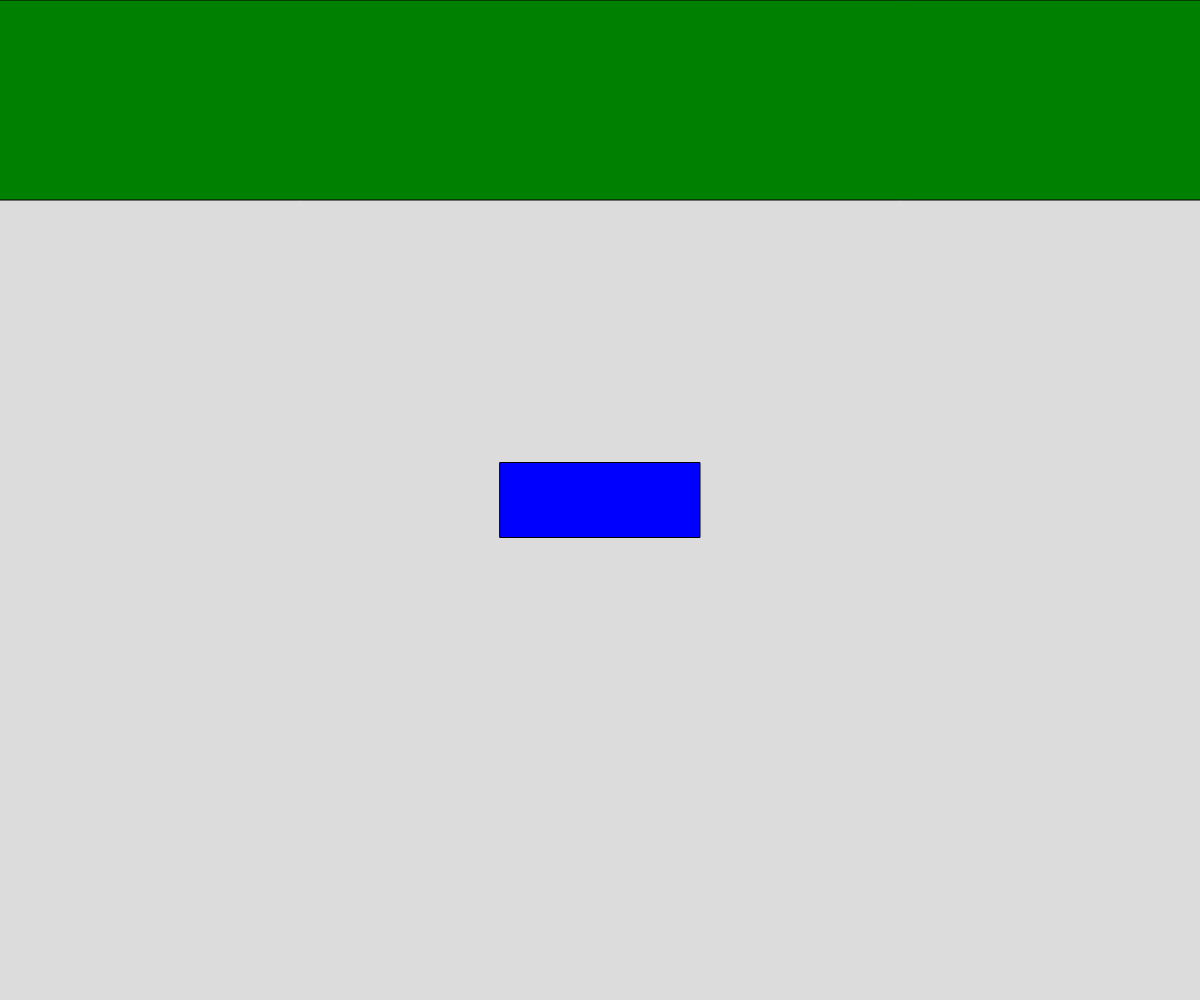
Frame 1 (no input)
Frame 60 (no input): identical to frame 1, image omitted
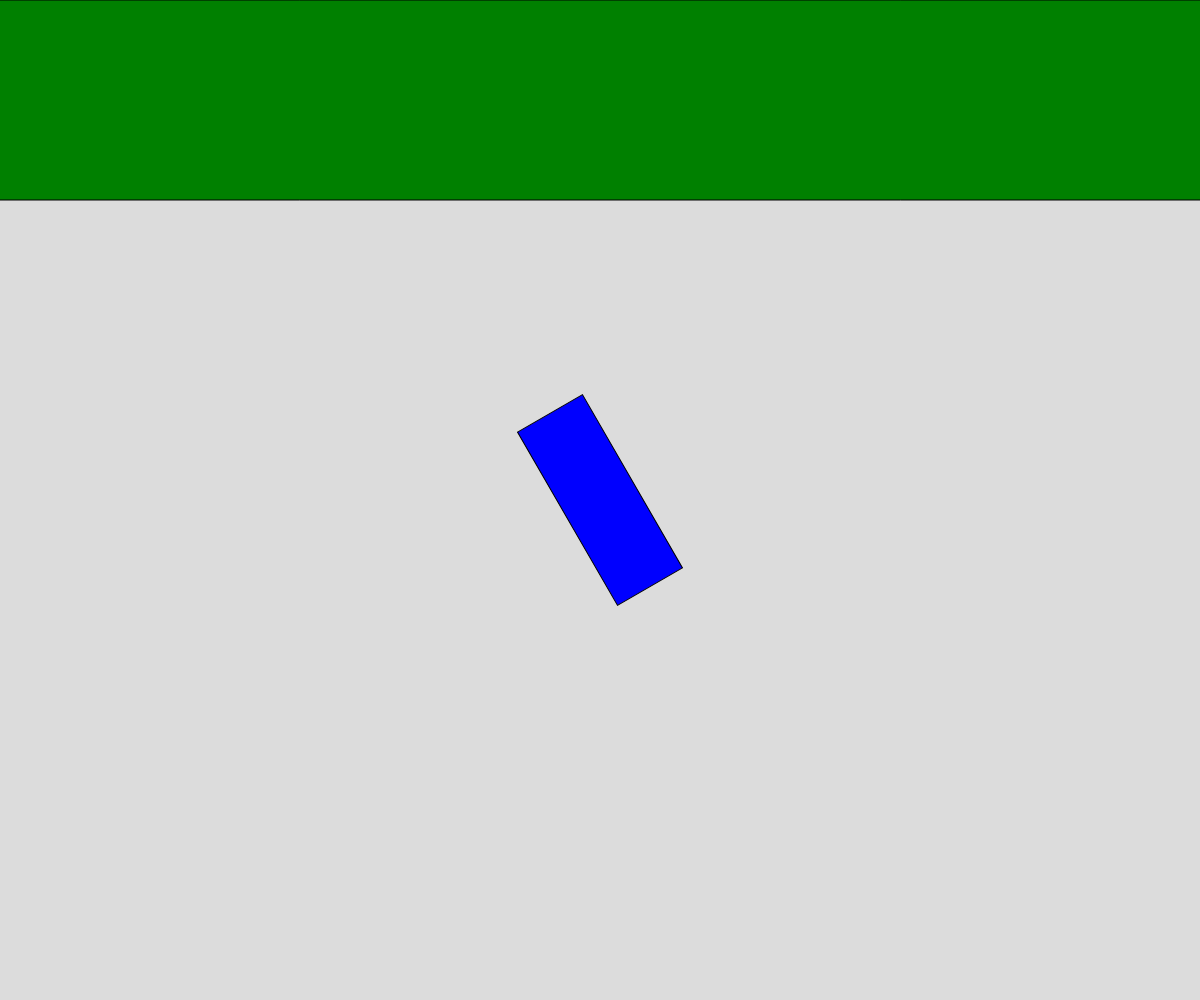
Frame 120 (the mouse pressed at the canvas centre since frame 60)

The p5.js sketch that drew these frames (run headless with seeded random() and noise() and a simulated clock; from frame 60 on, the mouse is pressed at the canvas centre):

// p5.js sketch
// ── sketch.js
// rotate translate


function setup() {
  createCanvas(windowWidth, windowHeight);
  angleMode(DEGREES);
  rectMode(CENTER);
}

function draw() {
  background(220);

  push();
  translate(width/2, height/2);
  rotate(mouseX);
  fill("blue");
  rect(0, 0, 200, 75);
  pop();

  fill("green");
  rect(200, 100, width*2, 200);
}
